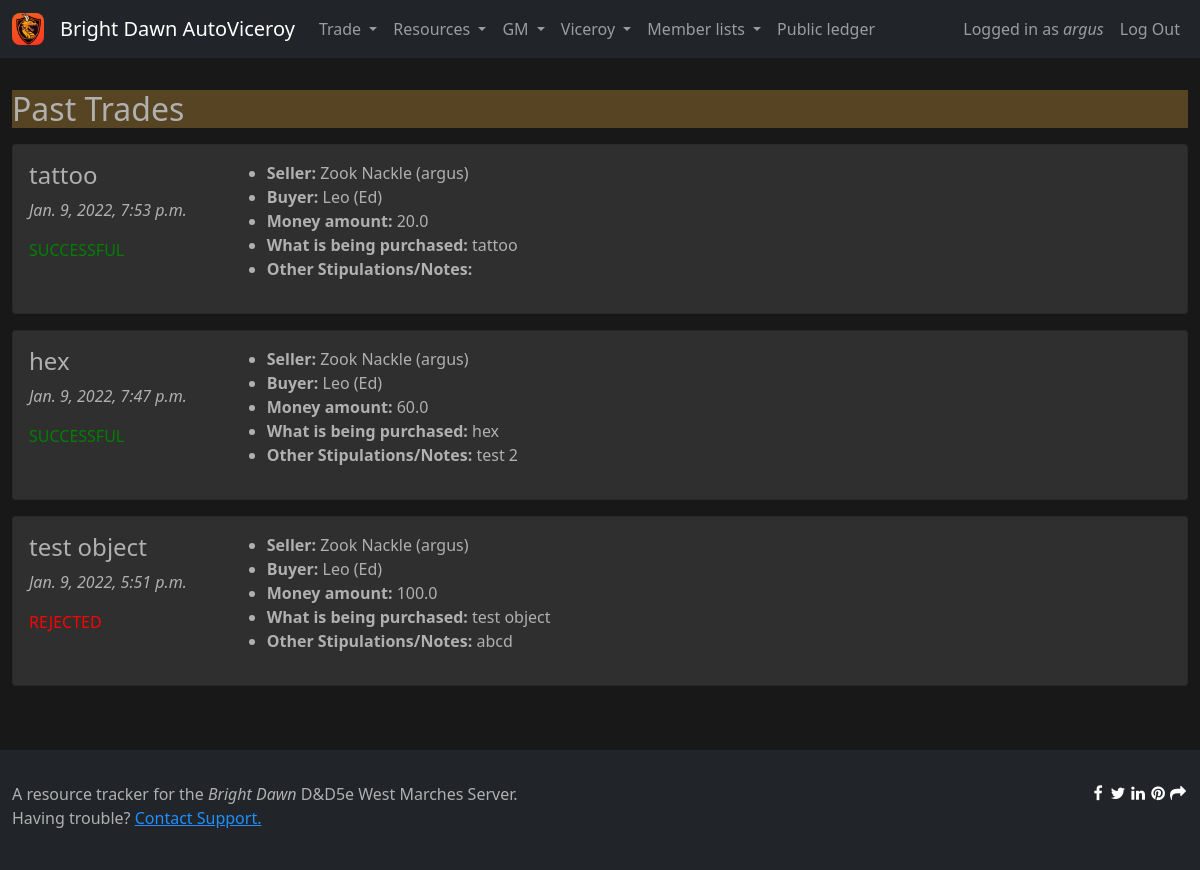
The app's page /resource_tracker/past_trades/ (signed in) with its own data.
### resource_tracker/models.py (models this page shows, shortened)
class Trade(models.Model):
    created = models.DateTimeField(auto_now_add=True)
    seller = models.ForeignKey(Character, on_delete=models.CASCADE, related_name="trade_of_seller")
    seller_verified = models.BooleanField()
    buyer = models.ForeignKey(Character, on_delete=models.CASCADE, related_name="trade_of_buyer")
    buyer_verified = models.BooleanField()
    money_amount = models.FloatField()
    what_was_purchased = models.TextField(max_length=1000)
    other_stipulations = models.TextField(max_length=1000)
    rejected = models.BooleanField(default=False)

class Character(models.Model):
    created = models.DateTimeField(null=True, auto_now_add=True)
    approved = models.DateTimeField(null=True, blank=True)
    player = models.ForeignKey(
        Player,
        on_delete=models.CASCADE
    )
    name = models.CharField(max_length=100)
    money = models.FloatField(default=0)
    xp = models.FloatField(default=0)
    status = models.CharField(
        max_length=2,
        choices=[
            ("PA", "Pre-Approval"),
            ("AC", "Active"),
            ("RD", "Retired or Dead"),
        ],
        default="PA"
    )
    def __str__(self):
        return "%s (%s)" % (self.name, self.player.user.username)

class Player(models.Model):
    created = models.DateTimeField(auto_now_add=True)
    user = models.ForeignKey(
        settings.AUTH_USER_MODEL,
        on_delete=models.CASCADE
    )
    discord = models.CharField(max_length=50)
    downtime = models.PositiveIntegerField(default=0)
    last_downtime_claim = models.DateTimeField(null=True, blank=True)
    spellcaster_hours = models.FloatField(default=0)
    last_spellcaster_claim = models.DateTimeField(null=True, blank=True)
    isViceroy = models.BooleanField(default=False)
    viceroy_tokens = models.PositiveIntegerField(default=0)
    isGM = models.BooleanField(default=False)
    gm_tokens = models.PositiveIntegerField(default=0)

### resource_tracker/views.py (the view)
# urls.py: path('past_trades/', views.past_trades, name='past_trades'),
@login_required
def past_trades(request):
    context = alwaysContext(request)
    context["trades_past"] = Trade.objects.filter(
        (Q(seller__player__user=request.user)
        | Q(buyer__player__user=request.user))
        & ((Q(seller_verified=True) & Q(buyer_verified=True))
        | (Q(rejected=True)))
    ).order_by("-created")
    return render(request, "past_trades.html", context)

### brightdawn/views.py (called while the page is built)
def lastSundayMidnight():
    today = datetime.date.today()
    idx = (today.weekday() + 1) % 7
    last_sunday = today - datetime.timedelta(idx)
    last_sunday = datetime.datetime.combine(last_sunday, datetime.datetime.min.time())
    last_sunday = pytz.timezone("US/Eastern").localize(last_sunday)
    return last_sunday

def alwaysContext(request):
    if request.user.is_authenticated:
        user_player = Player.objects.get(user=request.user)
        if user_player.last_spellcaster_claim == None or user_player.last_spellcaster_claim < lastSundayMidnight():
            user_player.spellcaster_hours = 24
            user_player.last_spellcaster_claim = datetime.datetime.now()
            user_player.save()
        return {
            "user_player" : user_player
        }

### resource_tracker/templates/past_trades.html (shortened to what this page needs)
{% extends "base.html" %}
{% block page_title %}
Past Trades
{% endblock %}
{% block body %}
{% for trade in trades_past %}
<div class="card mb-3">
    <div class="card-body d-flex flex-sm-row flex-column">
        <div class="me-sm-5">
            <h4>{{trade.what_was_purchased}}</h4>
            <p><i>{{trade.created}}</i></p>
            {% if trade.rejected %}
            <p style="color: red;">REJECTED</p>
            {% else %}
            <p style="color: green;">SUCCESSFUL</p>
            {% endif %}
        </div>
        <ul style="flex: 2 2 auto">
            <li><b>Seller:</b> {{trade.seller}}</li>
            <li><b>Buyer:</b> {{trade.buyer}}</li>
            <li><b>Money amount:</b> {{trade.money_amount}}</li>
            <li><b>What is being purchased:</b> {{trade.what_was_purchased}}</li>
            <li><b>Other Stipulations/Notes:</b> {{trade.other_stipulations}}</li>
        </ul>
    </div>
</div>
{% endfor %}
{% endblock %}

### templates/base.html (shortened to what this page needs)
{% load static %}
<html>
        <link rel="stylesheet" href="https://cdn.jsdelivr.net/npm/bootstrap@5.1.3/dist/css/bootstrap.min.css">
        <link rel="stylesheet" href="https://pro.fontawesome.com/releases/v5.10.0/css/all.css">
        <link rel="stylesheet" href="{% static 'main.css' %}">
    <body>
        <nav class="navbar navbar-expand-lg navbar-dark bg-dark mb-3">
            <div class="container container-fluid">
                <a class="navbar-brand d-flex flex-row align-items-center" href="{% url 'home' %}">
                    <img src="{% static 'img/logo.png' %}" style="width: 2rem; border-radius: 25%;">
                    <span class="ms-3">Bright Dawn AutoViceroy</span>
                </a>
                <div class="collapse navbar-collapse" id="navbarNav">
                    <ul class="navbar-nav d-flex" style="flex: 2 2 auto">
                        {% if user.is_authenticated %}
                        <li class="nav-item dropdown">
                            <a class="nav-link dropdown-toggle" href="#" id="navbarDropdownTrade" role="button" data-bs-toggle="dropdown" aria-expanded="false">
                                Trade
                            </a>
                        </li>
                        <li class="nav-item dropdown">
                            <a class="nav-link dropdown-toggle" href="#" id="navbarDropdownClaim" role="button" data-bs-toggle="dropdown" aria-expanded="false">
                                Resources
                            </a>
                        </li>
                        {% if user_player.isGM %}
                        <li class="nav-item dropdown">
                            <a class="nav-link dropdown-toggle" href="#" id="navbarDropdownGM" role="button" data-bs-toggle="dropdown" aria-expanded="false">
                                GM
                            </a>
                        </li>
                        {% endif %}
                        {% if user_player.isViceroy %}
                        <li class="nav-item dropdown">
                            <a class="nav-link dropdown-toggle" href="#" id="navbarDropdownViceroy" role="button" data-bs-toggle="dropdown" aria-expanded="false">
                                Viceroy
                            </a>
                        </li>
                        {% endif %}
                        {% if user_player.isGM or user_player.isViceroy %}
                        <li class="nav-item dropdown">
                            <a class="nav-link dropdown-toggle" href="#" id="navbarDropdownLists" role="button" data-bs-toggle="dropdown" aria-expanded="false">
                                Member lists
                            </a>
                        </li>
                        {% endif %}
                        <li class="nav-item"><a class="nav-link" href="{% url 'resource_tracker:ledger' %}">Public ledger</a></li>
                        <div class="d-flex flex-sm-row flex-column" style="flex: 2 2 auto; justify-content: flex-end;">
                            <li class="nav-item"><a class="nav-link" href="{% url 'resource_tracker:my_account' %}">Logged in as <i>{{user.username}}</i></a></li>
                            <li><a class="nav-link" href="{% url 'authentication:logout' %}">Log Out</a></li>
                            {% else %}
                            <li class="nav-item"><a class="nav-link" href="{% url 'authentication:login' %}">Log In</a></li>
                            {% endif %}
                        </div>
                    </ul>
                </div>
            </div>
        </nav>
        <div class="content">
            <div class="container">
                <h2 class="mt-3 mb-3">{% block page_title %}{% endblock %}</h2>
                {% block body %}
                {% endblock %}
            </div>
        </div>
        <div id="footer" class="bg-dark mt-5">
            <div class="d-flex flex-row justify-content-between container">
                <div>
                    <p class="mb-2">A resource tracker for the <i>Bright Dawn</i> D&D5e West Marches Server.<br>
                    Having trouble? <a href="https://discord.com/channels/@argus/7541/">Contact Support.</a></p>
                </div>
                <div>
                    <div id='shareLinks' style='display:flex;flex-direction:row;font-size: 16px;'> <link rel="stylesheet" href="https://cdnjs.cloudflare.com/ajax/libs/font-awesome/4.7.0/css/font-awesome.min.css"> <a id="Facebook-share-icon" class="fa fa-facebook" target="_blank"></a> <a id="Twitter-share-icon" class="fa fa-twitter" target="_blank"></a> <a id="LinkedIn-share-icon" class="fa fa-linkedin" target="_blank"></a> <a id="Pinterest-share-icon" class="fa fa-pinterest" target="_blank"></a> <a class="fa fa-share" href="javascript:void(0);" onclick="copyUrlToClipboard()"></a> </div>
                </div>
            </div>
        </div>
    </body>
</html>

### static/main.css (style rules this page uses)
:root { --superdarkgray: #181818; --offwhite: #b0b0b0; }
h2 { background-color: #574423 !important; }
body { background-color: var(--superdarkgray); color: var(--offwhite); display: flex; flex-direction: column; height: 100%; }
.container { max-width: 80rem; }
.content { flex: 2 2 auto; }
#footer { padding: 2rem 0; }
.card { background-color: rgba(255, 255, 255, 0.1) !important; }
a { color: dodgerblue; }

### templates/base.html (style rules this page uses)
.fa { text-decoration: none; color: #ffffff; border-radius: 0%; padding: 0px; padding-top: 3px; padding-bottom: -3px; margin: 0 0px; width: 20px; height: 20px; text-align: center; }

### records on screen
Trade: what_was_purchased "tattoo", created "Jan. 9, 2022, 7:53 p.m.", rejected "SUCCESSFUL", seller "Zook Nackle (argus)", buyer "Leo (Ed)", money_amount "20.0"
Trade: what_was_purchased "hex", created "Jan. 9, 2022, 7:47 p.m.", rejected "SUCCESSFUL", seller "Zook Nackle (argus)", buyer "Leo (Ed)", money_amount "60.0", other_stipulations "test 2"
Trade: what_was_purchased "test object", created "Jan. 9, 2022, 5:51 p.m.", rejected "REJECTED", seller "Zook Nackle (argus)", buyer "Leo (Ed)", money_amount "100.0", other_stipulations "abcd"

### other values on screen
{{ user.username }} "argus"
